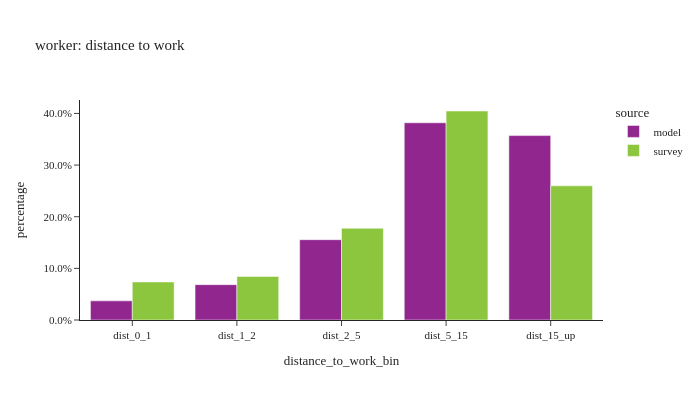
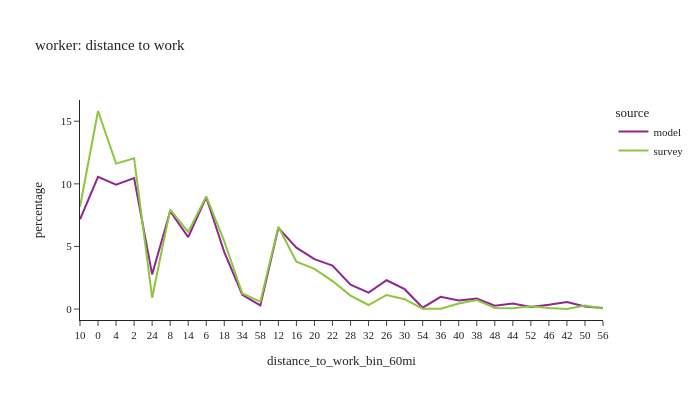

The cell these charts' notebook holds for them, in order:
### Markdown cell above
## Distance to work

### Code cell
def plot_distance(df:pd.DataFrame, group:str, title_name:str):

    # plot1
    util.plot_share_barchart(df.loc[(df[group])], 'person_weight', 'distance_to_work_bin', title=title_name)

    # plot2
    df_plot = df.loc[(df[group])].groupby(['source','distance_to_work_bin_60mi'], observed=True)['person_weight'].sum().reset_index()
    df_plot['percentage'] = df_plot.groupby(['source'], group_keys=False)['person_weight'].\
                apply(lambda x: 100 * x / float(x.sum()))
    # df_plot
    #
    fig2 = px.line(df_plot, x='distance_to_work_bin_60mi', y="percentage", color="source",
                   title=title_name)
    fig2.for_each_annotation(lambda a: a.update(text = a.text.split("=")[-1]))
    fig2.update_layout(height=400, width=700, font=dict(size=11))
    fig2.show()

# distance to work
plot_distance(per_data,'is_worker',"worker: distance to work")

### Figure 1 — Plotly figure (JSON) as saved in the notebook; plotly's stock layout.template omitted (floating-point values rounded to 4 significant figures)
{"data": [{"alignmentgroup": "True", "customdata": [[58994], [108975], [247512], [607858], [568434]], "hovertemplate": "source=model<br>distance_to_work_bin=%{x}<br>percentage=%{y}<br>sample_size=%{customdata[0]}<extra></extra>", "legendgroup": "model", "marker": {"color": "#91268F", "pattern": {"shape": ""}}, "name": "model", "offsetgroup": "model", "orientation": "v", "showlegend": true, "textposition": "auto", "type": "bar", "x": ["dist_0_1", "dist_1_2", "dist_2_5", "dist_5_15", "dist_15_up"], "xaxis": "x", "y": [0.03706, 0.06846, 0.1555, 0.3819, 0.3571], "yaxis": "y"}, {"alignmentgroup": "True", "customdata": [[381], [283], [623], [1068], [589]], "hovertemplate": "source=survey<br>distance_to_work_bin=%{x}<br>percentage=%{y}<br>sample_size=%{customdata[0]}<extra></extra>", "legendgroup": "survey", "marker": {"color": "#8CC63E", "pattern": {"shape": ""}}, "name": "survey", "offsetgroup": "survey", "orientation": "v", "showlegend": true, "textposition": "auto", "type": "bar", "x": ["dist_0_1", "dist_1_2", "dist_2_5", "dist_5_15", "dist_15_up"], "xaxis": "x", "y": [0.07366, 0.08431, 0.1776, 0.4047, 0.2597], "yaxis": "y"}], "layout": {"barmode": "group", "height": 400, "legend": {"title": {"text": "source"}, "tracegroupgap": 0}, "title": {"text": "worker: distance to work"}, "width": 700, "xaxis": {"anchor": "y", "domain": [0, 1], "title": {"text": "distance_to_work_bin"}}, "yaxis": {"anchor": "x", "domain": [0, 1], "tickformat": ".1%", "title": {"text": "percentage"}}}}

### Figure 2 — Plotly figure (JSON) as saved in the notebook; plotly's stock layout.template omitted (floating-point values rounded to 4 significant figures)
{"data": [{"hovertemplate": "source=model<br>distance_to_work_bin_60mi=%{x}<br>percentage=%{y}<extra></extra>", "legendgroup": "model", "line": {"color": "#91268F", "dash": "solid"}, "marker": {"symbol": "circle"}, "mode": "lines", "name": "model", "orientation": "v", "showlegend": true, "type": "scatter", "x": ["10", "0", "4", "2", "24", "8", "14", "6", "18", "34", "58", "12", "16", "20", "22", "28", "32", "26", "30", "54", "36", "40", "38", "48", "44", "52", "46", "42", "50", "56"], "xaxis": "x", "y": [7.17, 10.55, 9.932, 10.46, 2.77, 7.809, 5.748, 8.929, 4.543, 1.143, 0.295, 6.484, 4.903, 3.985, 3.468, 1.947, 1.316, 2.3, 1.587, 0.1092, 0.9718, 0.686, 0.832, 0.2669, 0.4382, 0.1635, 0.3419, 0.5641, 0.1986, 0.08959], "yaxis": "y"}, {"hovertemplate": "source=survey<br>distance_to_work_bin_60mi=%{x}<br>percentage=%{y}<extra></extra>", "legendgroup": "survey", "line": {"color": "#8CC63E", "dash": "solid"}, "marker": {"symbol": "circle"}, "mode": "lines", "name": "survey", "orientation": "v", "showlegend": true, "type": "scatter", "x": ["10", "0", "4", "2", "24", "8", "14", "6", "18", "34", "58", "12", "16", "20", "22", "28", "32", "26", "30", "54", "36", "40", "38", "48", "44", "52", "46", "42", "50", "56"], "xaxis": "x", "y": [8.171, 15.82, 11.61, 12.04, 0.9039, 7.937, 6.166, 8.994, 5.405, 1.243, 0.588, 6.574, 3.787, 3.215, 2.237, 1.077, 0.3229, 1.124, 0.7846, 0.03181, 0.02088, 0.4383, 0.716, 0.09411, 0.06698, 0.2177, 0.08455, 0.004462, 0.2838, 0.03972], "yaxis": "y"}], "layout": {"font": {"size": 11}, "height": 400, "legend": {"title": {"text": "source"}, "tracegroupgap": 0}, "title": {"text": "worker: distance to work"}, "width": 700, "xaxis": {"anchor": "y", "domain": [0, 1], "title": {"text": "distance_to_work_bin_60mi"}}, "yaxis": {"anchor": "x", "domain": [0, 1], "title": {"text": "percentage"}}}}
